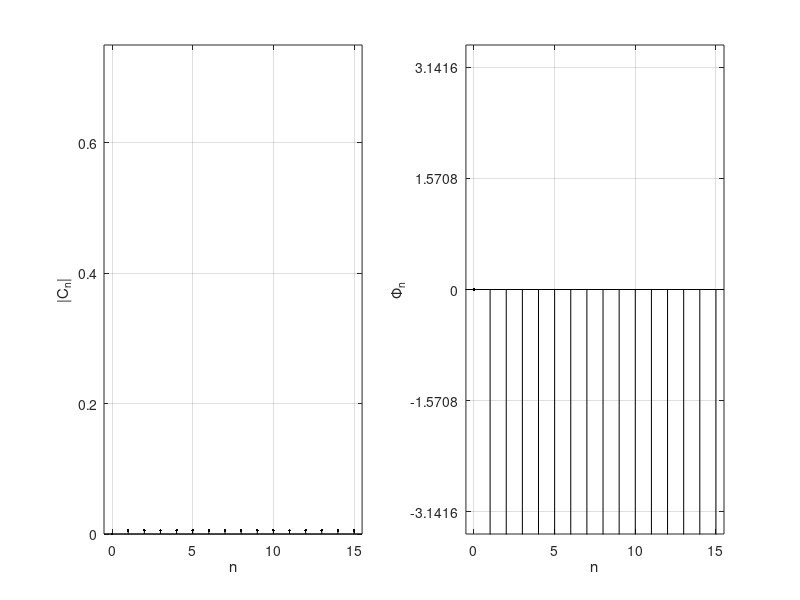

MATLAB code to generate this figure:
n = 1:15; 

% vvv only values to change vvv
an = 0.*n; 
bn = (2/pi^2).*((-n.*pi.*cos(pi.*n./2)+2.*sin(n.*pi./2))/(n.^2))
c0 = 0;

cn = [c0, sqrt(an.^2+bn.^2)];
phin = [atand(0), atan2d(-bn,an)];
n = [0,n];

subplot(121); stem(n,cn,'k.'); xlabel('n'); ylabel('|C_n|');
axis([-0.5, 15.5, 0, 0.75]); grid on
subplot(122); stem(n,phin,'k.'); xlabel('n'); ylabel('\Phi_n');
axis([-0.5, 15.5, -1.1*pi, 1.1*pi]); grid on; set(gca,'ytick',-pi:pi/2:pi)
